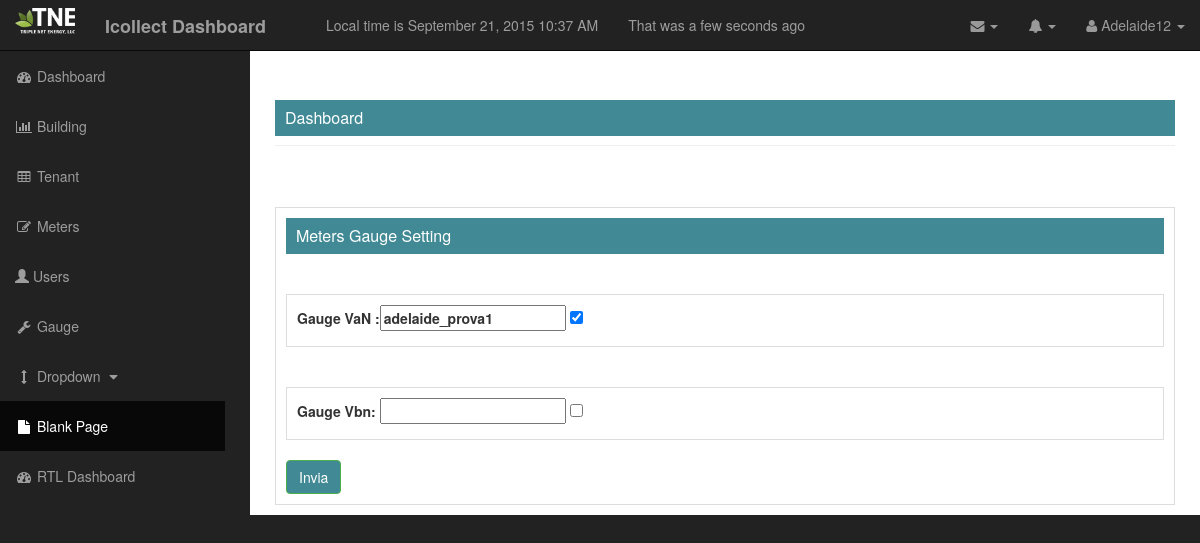
/dashboard/setting (signed in), run on an earlier commit of the app's database.
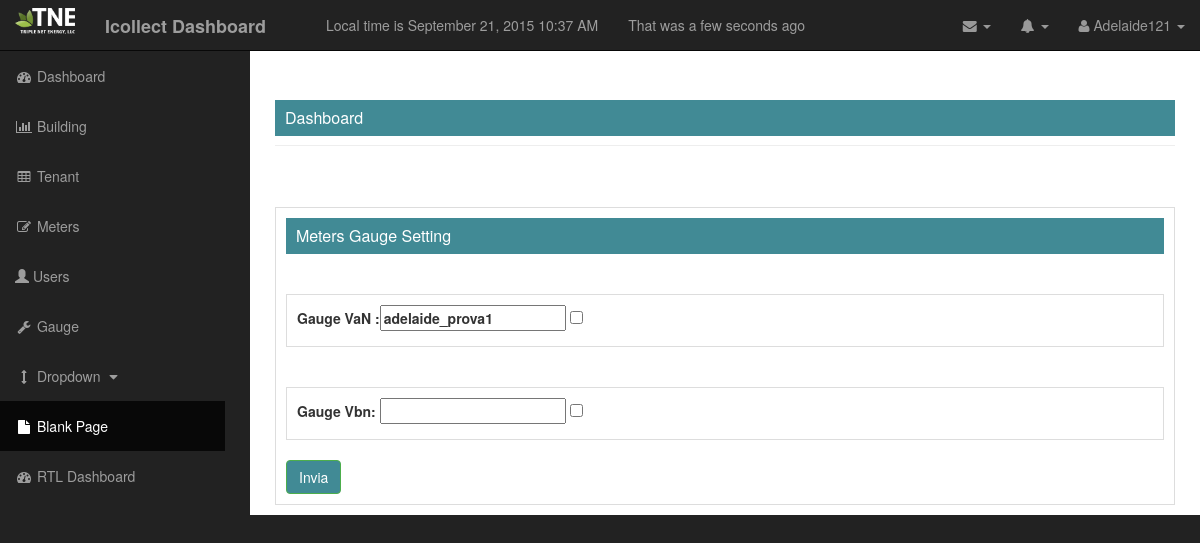
And on a later commit of the database.
### project/model_.py (models this page shows, shortened)
class user_(db.Model,UserMixin):
    __tablename__ = "user"
    id_user = db.Column(db.Integer, primary_key=True)
    user = db.Column(db.String, unique=True, nullable=False)
    password = db.Column(db.String, unique=True ,nullable=False)
    email = db.Column(db.String, unique=True, nullable=False)
    first_name = db.Column(db.String, nullable=False)
    last_name = db.Column(db.String, nullable=False)
    role = db.Column(db.String, db.ForeignKey('profile_type.name'))
    gauge_ch = db.relationship('gauge_', backref='user')
    def is_authenticated(self):
        return True
    @login_.user_loader
    def load_user(id_user=None):
        return user_.query.get(int(id_user))

### project/setting/view.py (the view, shortened to what this page needs)
@blueprint_setting.route("/dashboard/setting", methods=['GET', 'POST'])
@login_required
@admin_manager_permission.require(http_exception=403)
def setting_():
    user_gauge_id = current_user.id_user
    gauge_user_user_id = gauge_.query.filter_by(id_=user_gauge_id).first()
    form = form_check_gauge(request.form)
    return render_template('setting_.html', form=form, current_time=datetime.utcnow(),name_controll = gauge_user_user_id)

### project/setting/form.py
class form_check_gauge(Form):
    name_change_gauge_van = StringField("Gauge_VaN")
    name_checked_gauge_van = BooleanField("Gauge_ckd_VaN")
    name_change_gauge_vbn = StringField("Gauge_VbN",validators=[Optional()])
    name_checked_gauge_vbn = BooleanField("Gauge_ckd_VbN",validators=[Optional()])

### project/templates/setting_.html (shortened to what this page needs)
{% extends "base_.html" %}
{% block content %}
    <div id="page-wrapper" xmlns="http://www.w3.org/1999/html">
           <div class="container-fluid">
                <div class="row">
                    <div class="col-lg-12">
                        <div class="box-widget">
                            <div class="box-header show-header widget-header">
                                <div class="box-header-text">Meters Gauge Setting</div>
                            </div>
                                <form id="prova" action="" method="post">
                                    <div class="box-widget">
                                        {% if name_controll %}
                                        <div class="chartdiv0">
                                            <label><strong>Gauge VaN :</strong>{{form.name_change_gauge_van(value=name_controll.name_gauge_change) }} {{ form.name_checked_gauge_van( checked= name_controll.gauge_choiche) }}</label></div>
                                        {% else %}
                                        <div class="chartdiv0">
                                            <label><strong>Gauge VaN :</strong>{{form.name_change_gauge_van }} {{ form.name_checked_gauge_van}}</label>
                                        </div>
                                        {% endif %}
                                    </div>
                                    <br/>
                                    <div class="box-widget">
                                        <div class="chartdiv1">
                                            <label>Gauge Vbn:  {{ form.name_change_gauge_vbn}}  {{ form.name_checked_gauge_vbn }}</label>
                                        </div>
                                    </div>
                                    <br/>
                                    <input class="btn btn-success" type="submit" value="Invia">
                                </form>
                        </div>
                    </div>
                </div>
           </div>
   </div>
{% endblock %}

### project/templates/base_.html (shortened to what the changed rows need)
<!DOCTYPE html>
<html lang="en">
{% block head %}
<head>
     <link href="{{url_for('static', filename='css/bootstrap.min.css')}}" rel="stylesheet">
     <link href="{{url_for('static', filename='css/sb-admin.css')}}" rel="stylesheet">
     <link href="{{ url_for('static', filename='css/simple-sidebar.css')}}" rel="stylesheet">
     <link href="{{url_for('static', filename='font-awesome/css/font-awesome.min.css')}}" rel="stylesheet">
    <link href="{{ url_for('static', filename='css/dataTables.bootstrap.css')}}" rel="stylesheet">
</head>
{% endblock %}
<body>
    <div id="wrapper">
        {% if current_user.is_authenticated() %}
        <nav class="navbar navbar-inverse navbar-fixed-top" role="navigation">
            <div class="navbar-header">
                <a class="navbar-brand" href="{{url_for('user.logout_')}}">
                    <img style="max-width: 60px; margin-top: -7px" src = "{{url_for ('static' , filename='images/TNE_150.png')}}">
                </a>
                <a class ="navbar-brand" href="/dashboard"><strong>Icollect Dashboard</strong></a>
                <div class="navbar-brand">
                </div>
                <div class="navbar-text"> Local time is {{ moment(current_time).format('LLL') }}</div>
                <div class="navbar-text"> That was {{ moment(current_time).fromNow(refresh=True)}}</div>
            </div>
            <ul class="nav navbar-right top-nav">
                <li class="dropdown">
                    <a href="#" class="dropdown-toggle" data-toggle="dropdown"><i class="fa fa-envelope"></i> <b class="caret"></b></a>
                </li>
                <li class="dropdown">
                    <a href="#" class="dropdown-toggle" data-toggle="dropdown"><i class="fa fa-bell"></i> <b class="caret"></b></a>
                </li>
                <li class="dropdown">
                    <a href="#" class="dropdown-toggle" data-toggle="dropdown"><i class="fa fa-user"></i>  {{ current_user.user|capitalize }} <b class="caret"></b></a>
                </li>
            </ul>
            {% endif %}
        </nav>
        <div id="page-wrapper">
           <div class="container-fluid">
                <div class="row">
                    <div class="col-lg-12">
                        <h1 class="page-header">
                            <div class="box-header show-header widget-head">
                                Dashboard
                            </div>
                        </h1>
                    </div>
                </div>
           </div>
    </div>
        {% block content %}
        {% endblock %}
    </div>
</body>
</html>

What changed in the data, as far as the page shows it:
changed user_: user "Adelaide12" → "Adelaide121"
Also different on the page:
form field name_checked_gauge_van: "☑" → "☐"
